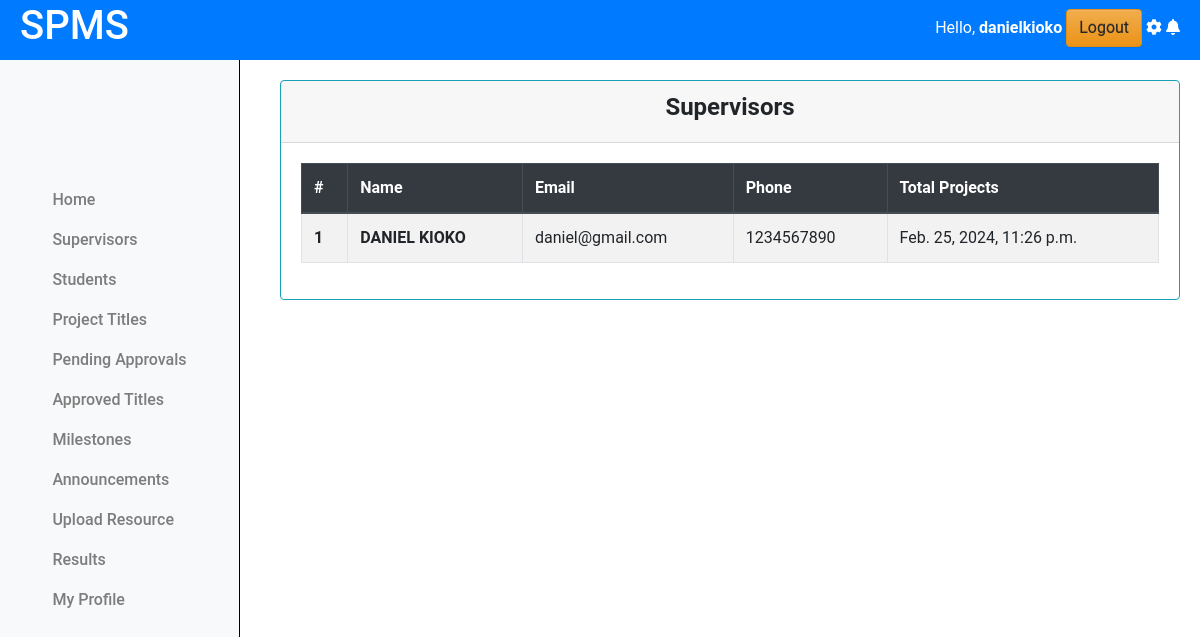
The app's page /coordinator/supervisors/ (signed in) with its own data.
### projectsApp/models.py (models this page shows, shortened)
class Coordinator(AbstractUser):
    pass

class Lecturer(models.Model):
    email = models.EmailField(max_length=255, unique=True, blank=False)
    name = models.CharField(max_length=255)
    phone = models.IntegerField(null=True, blank=True)
    password = models.CharField(max_length=128, null=False, blank=False)
    user_id = models.AutoField(primary_key=True)
    last_login = models.DateTimeField(blank=True, null=True)
    USERNAME_FIELD = 'email'
    REQUIRED_FIELDS = ['name', 'phone']
    class Meta:
        db_table = "Lecturers"

### projectsApp/AccessControl.py (the view)
    @login_required
    def wrapper(request, *args, **kwargs):
        if not isinstance(request.user, Coordinator):
            return redirect('cordinator_login')
        return function(request, *args, **kwargs)

### projectsApp/AccessControl.py (called while the page is built)
def coordinator_required(function):
    @login_required
    def wrapper(request, *args, **kwargs):
        if not isinstance(request.user, Coordinator):
            return redirect('cordinator_login')
        return function(request, *args, **kwargs)
    return wrapper

### projectsApp/views.py (called while the page is built)
@coordinator_required
def supervisors(request):
    supervisors = Lecturer.objects.all().order_by('name')
    for i, supervisor in enumerate(supervisors):
        supervisor.index = i + 1
    context = {'supervisors':supervisors}
    return render(request, 'cordinator/supervisors.html', context)

### projectsApp/templates/cordinator/supervisors.html
{% extends "base.html" %}
{% load static %}
{% block content %}
{% include "column1_cord.html" %}
<div class="content">
    <div class="container-fluid">
        <div class="row">
            <div class="card border-info">
                <div class="card-header text-center">
                    <h4><b>Supervisors</b></h4>
                </div>
                <div class="card-body">
                    <table class="table table-bordered table-hover  table-striped border-info">
                        <thead class="thead-dark">
                            <tr>
                                <th scope="col">#</th>
                                <th scope="col">Name</th>
                                <th scope="col">Email</th>
                                <th scope="col">Phone</th>
                                <th scope="col">Total Projects</th>
                            </tr>
                        </thead>
                        <tbody>
                            {% for supervisor in supervisors %}
                              <tr>
                                <th scope="row">{{supervisor.index}}</th>
                                <td><b>{{supervisor.name}}</b></td>
                                <td>{{supervisor.email}}</td>
                                <td>{{supervisor.phone}}</td>
                                <td>{{supervisor.last_login}}</td>
                            </tr>
                            {% endfor %}
                        </tbody>
                    </table>
                </div>
            </div>
        </div>
    </div>
</div>
<link rel="stylesheet" href="{% static 'css/mystudents.css' %}">
{% endblock %}

### projectsApp/templates/base.html (shortened to what this page needs)
{% load static %}
<!doctype html>
<html class="no-js h-100" lang="en">
  <head>
    <link href="https://use.fontawesome.com/releases/v5.0.6/css/all.css" rel="stylesheet">
    <link href="https://stackpath.bootstrapcdn.com/bootstrap/4.5.2/css/bootstrap.min.css" rel="stylesheet">
    <link rel="stylesheet" href="https://cdn.jsdelivr.net/npm/bootstrap@3.3.7/dist/css/bootstrap-theme.min.css">
</head>
<body>
    <header>
        <div class="left">
            <h1>SPMS</h1>
        </div>
        <div class="right">
            <span class="username mb-3">
                Hello,
                <strong>
                    {% if request.user.is_authenticated %}
                        {% if request.user.is_staff %}  {{ request.user.username }}  {% else %}
                            {{ request.user.name }}  {% endif %}
                    {% else %}
                    Guest
                    {% endif %}
                </strong>
            </span>
            <a href="{% url 'logout' %}" class="btn btn-warning">Logout</a>
            <i class="fas fa-cog mb-3"></i>
            <i class="fas fa-bell mb-3"></i>
        </div>
    </header>
    {% block content %}
    {% endblock %}

### projectsApp/static/css/mystudents.css (style rules this page uses)
.content { margin-left: 250px; padding: 20px; margin-top: 60px; }
.card { width: 100%; margin-left: 10px; }

### projectsApp/templates/base.html (style rules this page uses)
body { font-family: 'Roboto', sans-serif; margin: 0; padding: 0; }
header { background-color: #007BFF; color: white; display: flex; justify-content: space-between; align-items: center; text-align: center; padding: 10px 20px; z-index: 20; position: fixed; top: 0; left: 0; width: 100%; height: 60px; }
header .left { display: flex; align-items: center; }

### records on screen
Coordinator: user.username "danielkioko"
Lecturer: index "1", name "DANIEL KIOKO", email "daniel@gmail.com", phone "1234567890", last_login "Feb. 25, 2024, 11:26 p.m."
